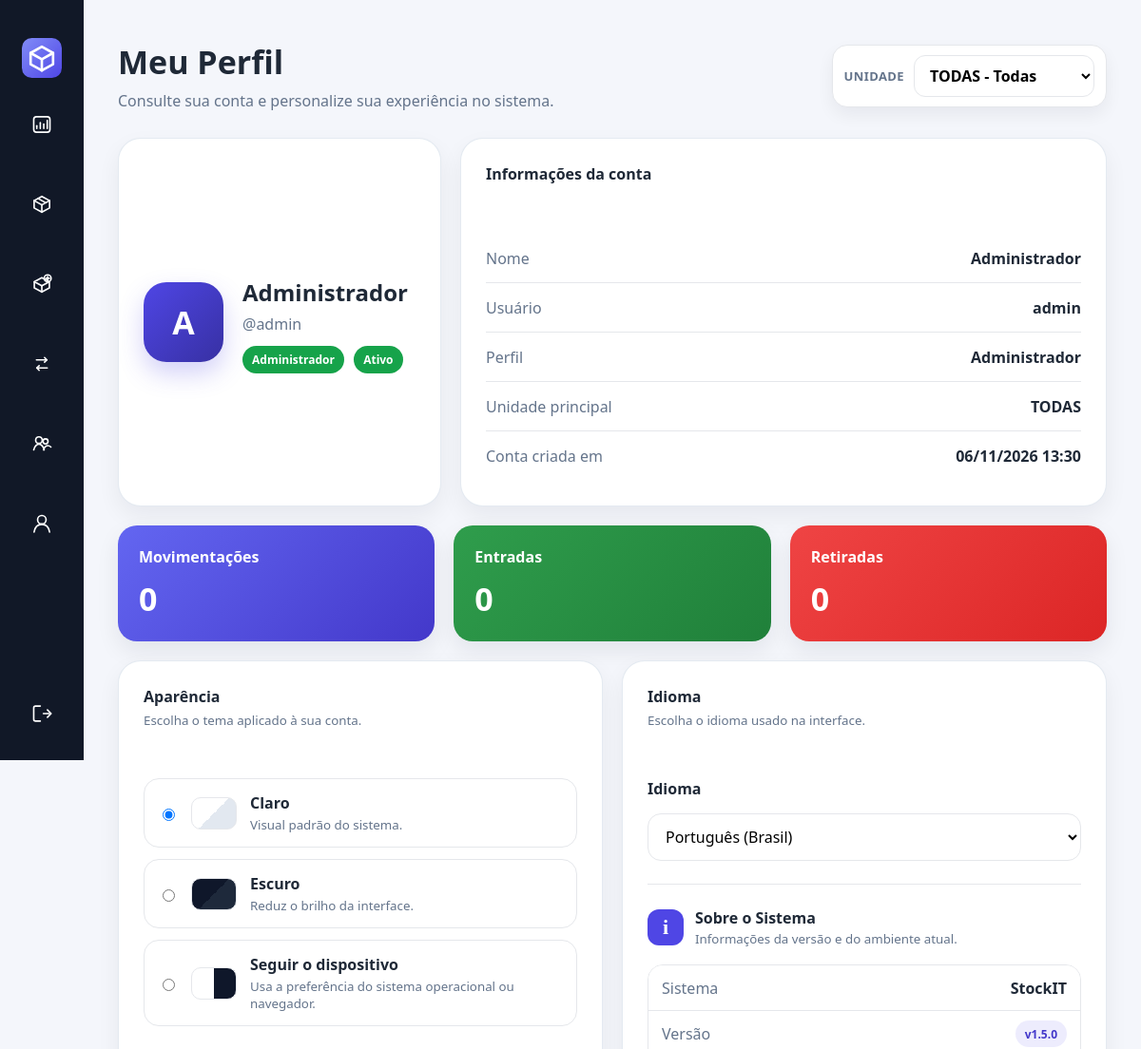
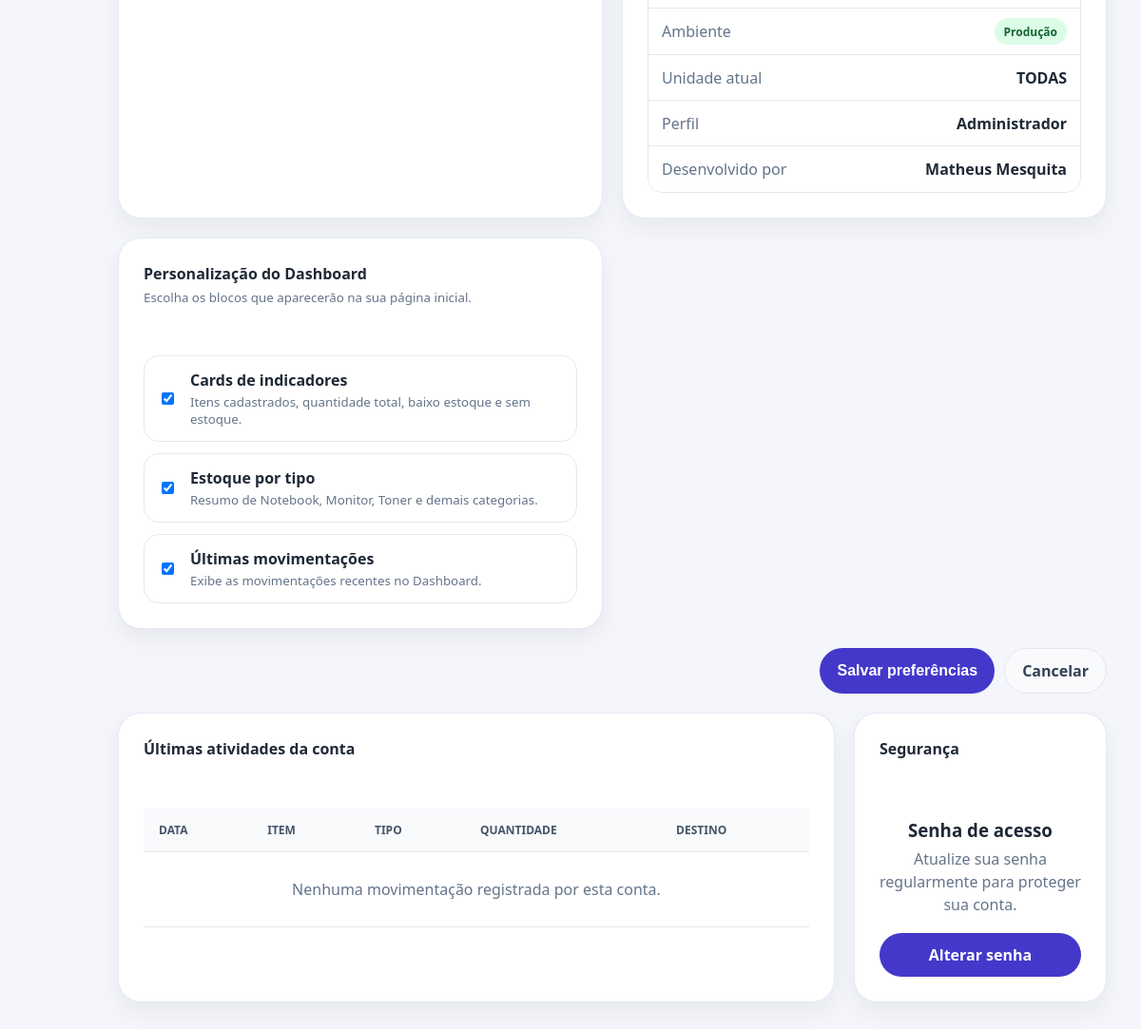
The app's page /meu-perfil (signed in) with its own data (2 pictures, top to bottom).
### tables this page shows
CREATE TABLE usuarios(
               id INTEGER PRIMARY KEY AUTOINCREMENT,
               nome TEXT NOT NULL,
               usuario TEXT NOT NULL UNIQUE,
               senha_hash TEXT NOT NULL,
               planta TEXT NOT NULL,
               is_admin INTEGER DEFAULT 0,
               ativo INTEGER DEFAULT 1,
               criado_em TEXT NOT NULL, tema TEXT DEFAULT 'light', idioma TEXT DEFAULT 'pt-BR', mostrar_metricas INTEGER DEFAULT 1, mostrar_estoque_tipo INTEGER DEFAULT 1, mostrar_movimentacoes INTEGER DEFAULT 1);

### app.py (the view, shortened to what this page needs)
@app.route("/meu-perfil", methods=["GET", "POST"])
@login_required
def meu_perfil():
    c = get_db()
    x = c.cursor()
    x.execute(
        """SELECT id, nome, usuario, planta, is_admin, ativo, criado_em, tema, idioma,
                  mostrar_metricas, mostrar_estoque_tipo, mostrar_movimentacoes
           FROM usuarios WHERE id=?""",
        (session["usuario_id"],),
    )
    usuario = x.fetchone()
    if not usuario:
        c.close()
        session.clear()
        flash("Sua conta não foi encontrada. Faça login novamente.", "danger")
        return redirect(url_for("login"))
    x.execute(
        """SELECT COUNT(*) total,
                  COALESCE(SUM(CASE WHEN tipo_movimento='Entrada' THEN 1 ELSE 0 END),0) entradas,
                  COALESCE(SUM(CASE WHEN tipo_movimento='Retirada' THEN 1 ELSE 0 END),0) retiradas
           FROM movimentacoes WHERE usuario_id=?""",
        (session["usuario_id"],),
    )
    estatisticas = x.fetchone()
    x.execute(
        """SELECT m.data_movimento, m.tipo_movimento, m.quantidade, m.destino, p.nome produto
           FROM movimentacoes m
           JOIN produtos p ON p.id=m.produto_id
           WHERE m.usuario_id=?
           ORDER BY m.id DESC LIMIT 8""",
        (session["usuario_id"],),
    )
    atividades = x.fetchall()
    c.close()
    preferencias = {
        "tema": usuario["tema"] or "light",
        "idioma": usuario["idioma"] or "pt-BR",
        "mostrar_metricas": bool(usuario["mostrar_metricas"]),
        "mostrar_estoque_tipo": bool(usuario["mostrar_estoque_tipo"]),
        "mostrar_movimentacoes": bool(usuario["mostrar_movimentacoes"]),
    }
    return render_template("meu_perfil.html", usuario=usuario, estatisticas=estatisticas,
                           atividades=atividades, preferencias=preferencias)

### app.py (called while the page is built)
def get_db():
    c = sqlite3.connect(DB)
    c.row_factory = sqlite3.Row
    return c

def login_required(f):
    @wraps(f)
    def w(*a, **k):
        if not session.get("usuario_id"):
            flash("Faça login para continuar.", "warning")
            return redirect(url_for("login"))
        return f(*a, **k)
    return w

def planta_atual():
    return session.get("planta_atual", "TODAS") if session.get("is_admin") else session.get("planta")

def plantas_usuario():
    return PLANTAS if session.get("is_admin") else [p for p in PLANTAS if p[0] == session.get("planta")]

@app.context_processor
def ctx():
    return {
        "PLANTAS": PLANTAS,
        "planta_atual": planta_atual(),
        "plantas_usuario": plantas_usuario(),
    }

@app.context_processor
def contexto_traducao():
    idioma = session.get("idioma", "pt-BR")
    if idioma not in IDIOMAS_DISPONIVEIS:
        idioma = "pt-BR"
    textos = TEXTOS.get(idioma, TEXTOS["pt-BR"])
    def tr(chave):
        return textos.get(chave, TEXTOS["pt-BR"].get(chave, chave))
    return {
        "tr": tr,
        "idioma_atual": idioma,
        "idiomas_disponiveis": [
            {"codigo": codigo, "nome": TEXTOS[codigo]["language_name"]} for codigo in IDIOMAS_DISPONIVEIS
        ],
    }

### templates/meu_perfil.html
{% extends "base.html" %}
{% block content %}
<div class="topbar">
    <div>
        <h1>{{ tr('profile_title') }}</h1>
        <p>{{ tr('profile_subtitle') }}</p>
    </div>
</div>
<div class="profile-grid">
    <section class="panel profile-identity-card">
        <div class="panel-body">
            <div class="profile-avatar" aria-hidden="true">{{ usuario['nome'][0]|upper if usuario['nome'] else 'U' }}</div>
            <div class="profile-identity-text">
                <h2>{{ usuario['nome'] }}</h2>
                <p>@{{ usuario['usuario'] }}</p>
                {% if usuario['is_admin'] %}<span class="badge green">{{ tr('administrator') }}</span>
                {% else %}<span class="badge yellow">{{ tr('standard_user') }}</span>{% endif %}
                {% if usuario['ativo'] %}<span class="badge green">{{ tr('active') }}</span>
                {% else %}<span class="badge red">{{ tr('inactive') }}</span>{% endif %}
            </div>
        </div>
    </section>
    <section class="panel profile-info-card">
        <div class="panel-header"><strong>{{ tr('account_information') }}</strong></div>
        <div class="panel-body profile-info-list">
            <div class="profile-info-row"><span>{{ tr('name') }}</span><strong>{{ usuario['nome'] }}</strong></div>
            <div class="profile-info-row"><span>{{ tr('user') }}</span><strong>{{ usuario['usuario'] }}</strong></div>
            <div class="profile-info-row"><span>{{ tr('profile') }}</span><strong>{{ tr('administrator') if usuario['is_admin'] else tr('standard_user') }}</strong></div>
            <div class="profile-info-row"><span>{{ tr('main_plant') }}</span><strong>{{ usuario['planta'] }}</strong></div>
            <div class="profile-info-row"><span>{{ tr('account_created') }}</span><strong>{{ usuario['criado_em'] }}</strong></div>
        </div>
    </section>
</div>
<div class="profile-stats-grid">
    <article class="profile-stat-card"><span>{{ tr('movements') }}</span><strong>{{ estatisticas['total'] }}</strong></article>
    <article class="profile-stat-card profile-stat-entry"><span>{{ tr('entries') }}</span><strong>{{ estatisticas['entradas'] }}</strong></article>
    <article class="profile-stat-card profile-stat-exit"><span>{{ tr('withdrawals') }}</span><strong>{{ estatisticas['retiradas'] }}</strong></article>
</div>
<form method="POST" class="profile-preferences-grid">
    <section class="panel">
        <div class="panel-header">
            <strong>{{ tr('appearance') }}</strong>
            <small>{{ tr('appearance_help') }}</small>
        </div>
        <div class="panel-body preference-options">
            {% for valor, titulo, ajuda in [('light','light','light_help'),('dark','dark','dark_help'),('system','follow_device','follow_device_help')] %}
            <label class="preference-option">
                <input type="radio" name="tema" value="{{ valor }}" {% if preferencias['tema'] == valor %}checked{% endif %}>
                <span class="theme-preview theme-preview-{{ valor }}"></span>
                <span><strong>{{ tr(titulo) }}</strong><small>{{ tr(ajuda) }}</small></span>
            </label>
            {% endfor %}
        </div>
    </section>
    <section class="panel profile-language-about-card">
        <div class="panel-header">
            <strong>{{ tr('language') }}</strong>
            <small>{{ tr('language_help') }}</small>
        </div>
        <div class="panel-body profile-language-about-body">
            <div class="profile-language-control">
                <label for="idioma">{{ tr('language') }}</label>
                <select name="idioma" id="idioma">
                    {% for idioma in idiomas_disponiveis %}
                    <option value="{{ idioma['codigo'] }}" {% if preferencias['idioma'] == idioma['codigo'] %}selected{% endif %}>{{ idioma['nome'] }}</option>
                    {% endfor %}
                </select>
            </div>
            <div class="profile-about-divider"></div>
            <div class="profile-about-section">
                <div class="profile-about-heading">
                    <div class="profile-about-icon" aria-hidden="true">i</div>
                    <div>
                        <strong>{{ tr('about_system') }}</strong>
                        <small>{{ tr('about_system_help') }}</small>
                    </div>
                </div>
                <div class="profile-about-list">
                    <div class="profile-about-row"><span>{{ tr('system') }}</span><strong>StockIT</strong></div>
                    <div class="profile-about-row"><span>{{ tr('version') }}</span><strong class="system-version-badge">v1.5.0</strong></div>
                    <div class="profile-about-row"><span>{{ tr('environment') }}</span><strong class="environment-badge">{{ tr('production') }}</strong></div>
                    <div class="profile-about-row">
                        <span>{{ tr('current_plant') }}</span>
                        <strong>{{ planta_atual if session.get('is_admin') else usuario['planta'] }}</strong>
                    </div>
                    <div class="profile-about-row"><span>{{ tr('profile') }}</span><strong>{{ tr('administrator') if usuario['is_admin'] else tr('standard_user') }}</strong></div>
                    <div class="profile-about-row"><span>{{ tr('developed_by') }}</span><strong>Matheus Mesquita</strong></div>
                </div>
            </div>
        </div>
    </section>
    <section class="panel">
        <div class="panel-header">
            <strong>{{ tr('dashboard_customization') }}</strong>
            <small>{{ tr('dashboard_help') }}</small>
        </div>
        <div class="panel-body dashboard-preference-list">
            {% for nome, titulo, ajuda in [('mostrar_metricas','indicator_cards','indicator_cards_help'),('mostrar_estoque_tipo','stock_by_type','stock_by_type_help'),('mostrar_movimentacoes','latest_movements','latest_movements_help')] %}
            <label class="dashboard-preference-item">
                <input type="checkbox" name="{{ nome }}" {% if preferencias[nome] %}checked{% endif %}>
                <span><strong>{{ tr(titulo) }}</strong><small>{{ tr(ajuda) }}</small></span>
            </label>
            {% endfor %}
        </div>
    </section>
    <div class="profile-preferences-actions">
        <button type="submit" class="btn primary">{{ tr('save_preferences') }}</button>
        <a href="{{ url_for('dashboard') }}" class="btn light">{{ tr('cancel') }}</a>
    </div>
</form>
<div class="profile-bottom-grid">
    <section class="panel">
        <div class="panel-header"><strong>{{ tr('latest_account_activity') }}</strong></div>
        <div class="panel-body table-wrap">
            <table>
                <thead>
                    <tr>
                        <th>{{ tr('date') }}</th><th>{{ tr('item') }}</th><th>{{ tr('type') }}</th>
                        <th>{{ tr('quantity') }}</th><th>{{ tr('destination') }}</th>
                    </tr>
                </thead>
                <tbody>
                    {% for m in atividades %}
                    <tr>
                        <td>{{ m['data_movimento'] }}</td>
                        <td>{{ m['produto'] }}</td>
                        <td>{% if m['tipo_movimento'] == 'Entrada' %}<span class="badge green">{{ tr('entry') }}</span>
                            {% else %}<span class="badge red">{{ tr('withdrawal') }}</span>{% endif %}</td>
                        <td>{{ m['quantidade'] }}</td>
                        <td>{{ m['destino'] or '-' }}</td>
                    </tr>
                    {% else %}
                    <tr><td colspan="5" class="empty">{{ tr('no_account_movements') }}</td></tr>
                    {% endfor %}
                </tbody>
            </table>
        </div>
    </section>
    <aside class="panel profile-security-card">
        <div class="panel-header"><strong>{{ tr('security') }}</strong></div>
        <div class="panel-body">
            <h3>{{ tr('access_password') }}</h3>
            <p>{{ tr('password_security_help') }}</p>
            <a href="{{ url_for('alterar_senha') }}" class="btn primary full">{{ tr('change_password') }}</a>
        </div>
    </aside>
</div>
{% endblock %}

### templates/base.html (shortened to what this page needs)
<!doctype html>
<html lang="{{ idioma_atual }}">
<head>
    <link rel="stylesheet" href="{{ url_for('static', filename='css/estilo.css') }}">
</head>
<body data-theme-preference="{{ session.get('tema', 'light') }}">
    <div class="app-shell">
        <aside class="sidebar collapsed" id="sidebar">
            <div class="brand">
                <div class="brand-icon" id="sidebarToggle" role="button" tabindex="0" aria-label="Menu">
                    <img id="logoApp"
                         src="{{ url_for('static', filename='img/logo-mark.svg') }}"
                         data-logo-full="{{ url_for('static', filename='img/logo-full.svg') }}"
                         data-logo-small="{{ url_for('static', filename='img/logo-mark.svg') }}"
                         class="logo-app" alt="StockIT">
                </div>
            </div>
            <nav class="menu">
                <a class="menu-link" href="{{ url_for('dashboard') }}">
                    <img src="{{ url_for('static', filename='img/icons/svg/dashboard.svg') }}" class="menu-icon" alt="">
                </a>
                <a class="menu-link" href="{{ url_for('produtos') }}">
                    <img src="{{ url_for('static', filename='img/icons/svg/estoque.svg') }}" class="menu-icon" alt="">
                </a>
                <a class="menu-link" href="{{ url_for('novo_produto') }}">
                    <img src="{{ url_for('static', filename='img/icons/svg/novo_item.svg') }}" class="menu-icon" alt="">
                </a>
                <a class="menu-link" href="{{ url_for('movimentacoes') }}">
                    <img src="{{ url_for('static', filename='img/icons/svg/movimentacoes.svg') }}" class="menu-icon" alt="">
                </a>
                {% if session.get('is_admin') %}
                <a class="menu-link" href="{{ url_for('listar_usuarios') }}">
                    <img src="{{ url_for('static', filename='img/icons/svg/usuarios.svg') }}" class="menu-icon" alt="">
                </a>
                {% endif %}
                <a class="menu-link" href="{{ url_for('meu_perfil') }}">
                    <img src="{{ url_for('static', filename='img/icons/svg/meu_perfil.svg') }}" class="menu-icon" alt="">
                </a>
                <a class="menu-link danger" href="{{ url_for('logout') }}" id="exit-icon">
                    <img src="{{ url_for('static', filename='img/icons/svg/sair.svg') }}" class="menu-icon" alt="">
                </a>
            </nav>
        </aside>
        <main class="content">
            <div id="plantSelectorGlobal" class="topbar-plant-selector">
                <span class="plant-selector-label">{{ tr('plant') }}</span>
                {% if session.get('is_admin') %}
                <form method="POST" action="{{ url_for('mudar_planta') }}">
                    <select name="planta_atual" onchange="this.form.submit()">
                        <option value="TODAS" {% if planta_atual == 'TODAS' %}selected{% endif %}>{{ tr('all_plants') }}</option>
                    </select>
                </form>
                {% else %}
                <select disabled><option>{{ session.get('planta') }}</option></select>
                {% endif %}
            </div>
            {% block content %}{% endblock %}
        </main>
    </div>
</body>
</html>

### records on screen
usuarios: nome "A", nome "Administrador", usuario "admin", is_admin "Administrador", planta "TODAS", criado_em "06/11/2026 13:30", tema "☑ Claro Visual padrão do sistema" "☐ Escuro Reduz o brilho da inter" "☐ Seguir o dispositivo Usa a pre", idioma "Português (Brasil)", mostrar_metricas "☑" "☑" "☑"

### other values on screen
{{ tr('plant') }} "UNIDADE"
{{ tr('profile_title') }} "Meu Perfil"
{{ tr('profile_subtitle') }} "Consulte sua conta e personalize sua experiência no sistema."
{{ tr('active') }} "Ativo"
{{ tr('account_information') }} "Informações da conta"
{{ tr('name') }} "Nome"
{{ tr('user') }} "Usuário"
{{ tr('profile') }} "Perfil"
{{ tr('main_plant') }} "Unidade principal"
{{ tr('account_created') }} "Conta criada em"
{{ tr('movements') }} "Movimentações"
{{ estatisticas['total'] }} "0"
{{ tr('entries') }} "Entradas"
{{ estatisticas['entradas'] }} "0"
{{ tr('withdrawals') }} "Retiradas"
